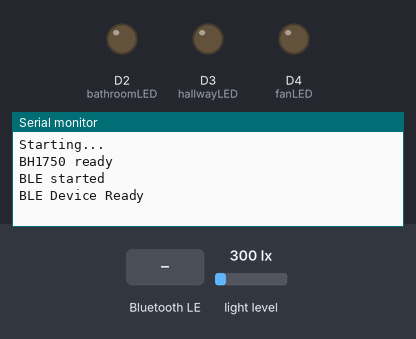
The sketch below on a simulated Arduino Nano 33 IoT. Shown: output pins drawn as LEDs (lit = HIGH), the last lines printed to the serial monitor. The inputs (shaded band) are chosen by the test bench; at power-on: light level 300 lx. Nothing arrives over Bluetooth unless stated; a phone connects over Bluetooth LE 3 s after start.

Above: at 3.2 s.
3.3 s: Bluetooth LE write "BATHROOM_ON" received
At 5.7 s:
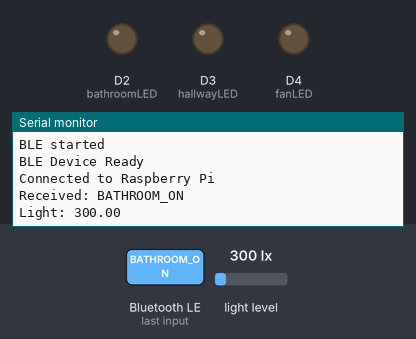
6.3 s: Bluetooth LE write "HALLWAY_ON" received
At 7.5 s:
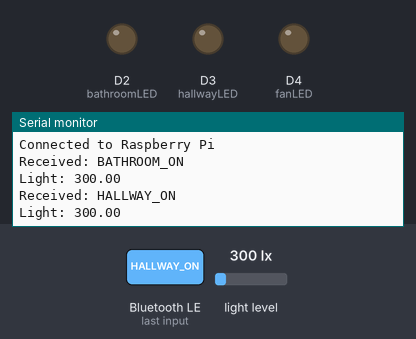
7.8 s: Bluetooth LE write "ALL_OFF" received
At 8.9 s:
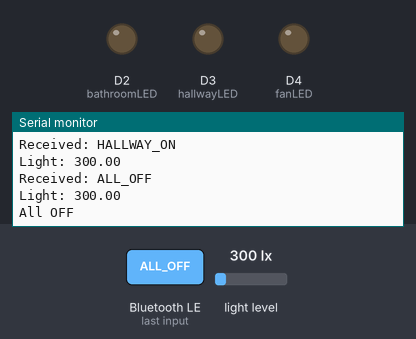

The sketch:

Handle.ino
```cpp
#include <Wire.h>
#include <BH1750.h>
#include <ArduinoBLE.h>

BH1750 lightMeter;

// LED pins
const int bathroomLED = 2;
const int hallwayLED  = 3;
const int fanLED      = 4;

// Light threshold
float threshold = 200.0;

// BLE Service
BLEService lightService(
  "..."
);

// BLE Characteristic
BLEStringCharacteristic commandChar(
  "...",
  BLERead | BLEWrite,
  50
);

// Setup Functions
void setupLEDs() {

  pinMode(bathroomLED, OUTPUT);
  pinMode(hallwayLED, OUTPUT);
  pinMode(fanLED, OUTPUT);
}

void setupSensor() {

  Wire.begin();
  lightMeter.begin();

  Serial.println("BH1750 ready");
}

void setupBLE() {

  if (!BLE.begin()) {

    Serial.println("BLE failed!");

    while (1);
  }

  Serial.println("BLE started");

  BLE.setLocalName("Nano33IoT");

  BLE.setAdvertisedService(lightService);

  lightService.addCharacteristic(commandChar);

  BLE.addService(lightService);

  commandChar.writeValue("");

  BLE.advertise();

  Serial.println("BLE Device Ready");
}

// Lighting Functions
void handleBathroom() {

  digitalWrite(bathroomLED, HIGH);

  digitalWrite(fanLED, HIGH);

  digitalWrite(hallwayLED, LOW);

  Serial.println("Bathroom ON");
}

void handleHallway() {

  digitalWrite(hallwayLED, HIGH);

  digitalWrite(bathroomLED, LOW);

  digitalWrite(fanLED, LOW);

  Serial.println("Hallway ON");
}

void turnOffAll() {

  digitalWrite(bathroomLED, LOW);

  digitalWrite(hallwayLED, LOW);

  digitalWrite(fanLED, LOW);

  Serial.println("All OFF");
}

// Main Setup
void setup() {

  Serial.begin(9600);

  delay(2000);

  Serial.println("Starting...");

  setupLEDs();

  setupSensor();

  setupBLE();
}

// Main Loop
void loop() {

  BLEDevice central = BLE.central();

  if (central) {

    Serial.println("Connected to Raspberry Pi");

    while (central.connected()) {

      if (commandChar.written()) {

        String command = commandChar.value();

        Serial.print("Received: ");

        Serial.println(command);

        float lux = lightMeter.readLightLevel();

        Serial.print("Light: ");

        Serial.println(lux);

        // Bathroom
        if (command == "BATHROOM_ON") {

          if (lux < threshold) {

            handleBathroom();
          }
        }

        // Hallway
        else if (command == "HALLWAY_ON") {

          if (lux < threshold) {

            handleHallway();
          }
        }

        // All OFF
        else if (command == "ALL_OFF") {

          turnOffAll();
        }
      }
    }

    Serial.println("Disconnected");
  }
}
```

Measured:
- after the input at 3.3 s, the serial monitor: prints a new line after 1.7 s (image 1)
- after the input at 6.3 s, the serial monitor: prints a new line at once (image 2)
- after the input at 7.8 s, the serial monitor: prints a new line at once (image 3)
